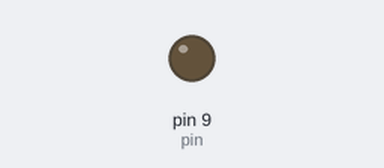
Bench run of a sketch on a simulated Arduino Uno, built with avr-gcc and run on an emulated ATmega328P. Parts: output pins drawn as LEDs (lit = HIGH).

Above: at 0.05 s.
At 2.35 s:
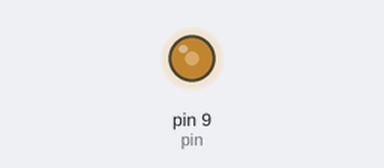
At 4.65 s:
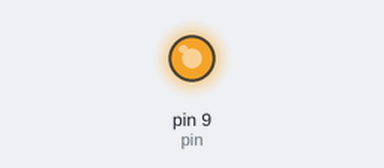
At 9.3 s:
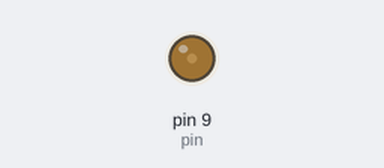
Timing chart, 0 to 13.3 s (numbered marks = the images above):
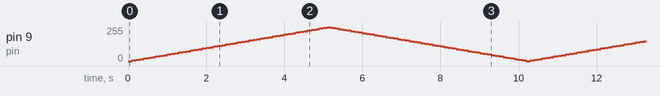

The sketch:

l_______.ino
```cpp
int pin=9;
int brightness=0;
int fade=5;
void setup() {
  // put your setup code here, to run once:
  pinMode(pin,OUTPUT);

}

void loop() {
  // put your main code here, to run repeatedly:
  analogWrite(pin,brightness);
  brightness=brightness+fade; //increase the brightness
  if(brightness==0 || brightness==255)
  {
    fade=-(fade);
    }
  delay(100);
}
```
